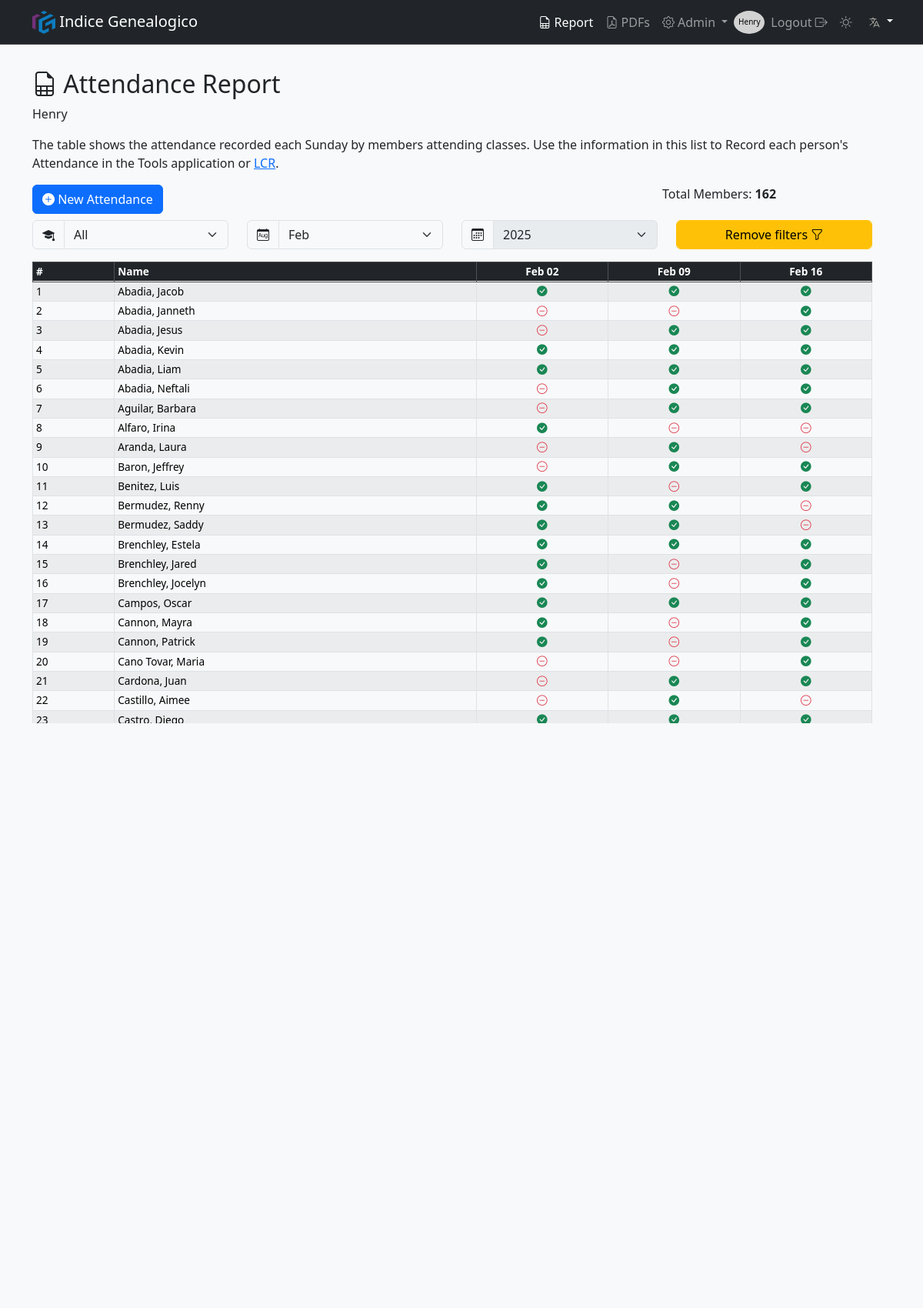
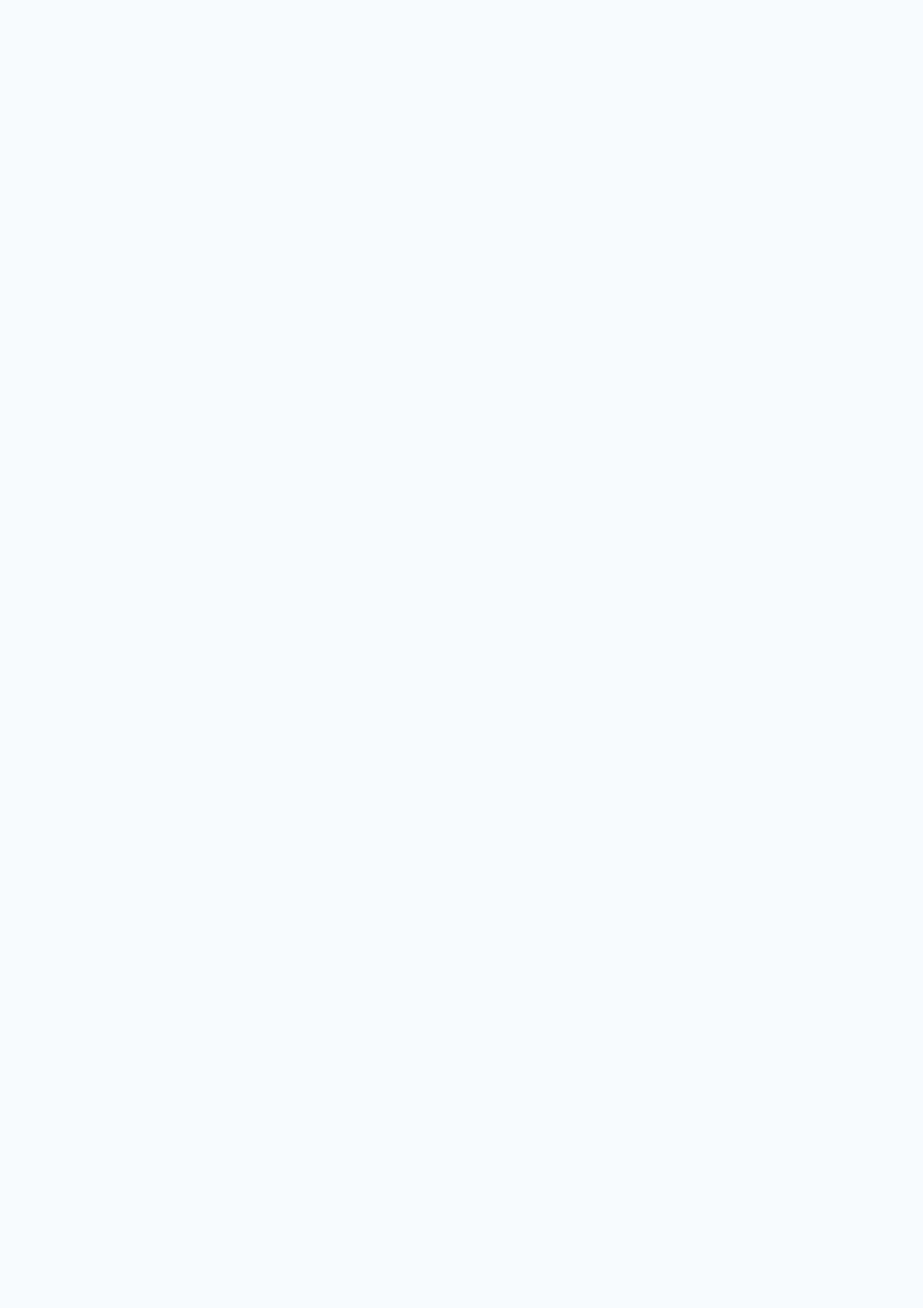
The page /attendance/report (signed in, upper part) on the database its author committed (2 pictures, top to bottom).
### models.py (models this page shows, shortened)
class User(db.Model, UserMixin):
    __tablename__ = 'users'
    id                = db.Column(db.Integer, primary_key=True)
    username          = db.Column(db.String(80), nullable=False, unique=True)
    email             = db.Column(db.String(120), unique=True)
    name              = db.Column(db.String(20), nullable=False)
    lastname          = db.Column(db.String(20), nullable=False)
    password_hash     = db.Column(db.String(128), nullable=False)
    role              = db.Column(db.String(10), nullable=False, default='User')  # Puede ser 'Owner', 'Admin', 'User'
    is_active         = db.Column(db.Boolean, default=True)
    meeting_center_id = db.Column(db.Integer, db.ForeignKey('meeting_center.id'), nullable=False)  # Clave foránea
    organization_id   = db.Column(db.Integer, db.ForeignKey('organization.id'), nullable=False)  # Clave foránea

class Attendance(db.Model):
    __tablename__ = 'attendance'
    id                  = db.Column(db.Integer, primary_key=True)
    student_name        = db.Column(db.String(50), nullable=False)
    class_id            = db.Column(db.Integer, db.ForeignKey('classes.id'), nullable=False)
    class_code          = db.Column(db.String(5), nullable=True)
    sunday_date         = db.Column(db.Date, nullable=False)
    sunday_code         = db.Column(db.String(10), nullable=True)
    submit_date         = db.Column(db.DateTime, default=lambda: datetime.now(Config.MOUNTAIN_TZ), nullable=False)
    meeting_center_id   = db.Column(db.Integer, db.ForeignKey('meeting_center.id'), nullable=False)
    fix_name            = db.Column(db.Boolean, default=False) # Nuevo campo para definir si student_name necesita cambiar
    __table_args__ = (db.UniqueConstraint('student_name', 'sunday_date', 'meeting_center_id', 'class_id', name='unique_attendance'),)

### routes.py (the view, shortened to what this page needs)
@bp.route('/attendance/report')
@login_required
def attendance_report():
    meeting_center_id = get_meeting_center_id()
    if meeting_center_id == 'all':
        meeting_center_id = None  # No aplicar filtro
    current_year = datetime.now().year
    current_month = datetime.now().month
    selected_class = request.args.get('class', default='all')
    class_query = db.session.query(Classes).filter(Classes.is_active == True)
    if meeting_center_id is not None:
        class_query = class_query.filter(Classes.meeting_center_id == meeting_center_id)
    available_classes = class_query.order_by(Classes.class_name).filter(Classes.meeting_center_id == meeting_center_id).all()
    selected_year = request.args.get('year', type=int, default=current_year)
    selected_month = request.args.get('month', default=str(current_month))
    month_filter = []
    if selected_month == "all":
        month_filter = list(range(1, 13))  # Todos los meses
    elif selected_month.startswith("Q"):
        quarter_map = {"Q1": [1, 2, 3], "Q2": [4, 5, 6], "Q3": [7, 8, 9], "Q4": [10, 11, 12]}
        month_filter = quarter_map.get(selected_month, [])
    else:
        month_filter = [int(selected_month)]  # Mes específico
    year_query  = db.session.query(func.extract('year', Attendance.sunday_date)).distinct().order_by(func.extract('year', Attendance.sunday_date))
    month_query = db.session.query(func.extract('month', Attendance.sunday_date)).distinct().order_by(func.extract('month', Attendance.sunday_date))
    if meeting_center_id is not None:
        year_query  = year_query.filter(Attendance.meeting_center_id == meeting_center_id)
        month_query = month_query.filter(Attendance.meeting_center_id == meeting_center_id)
    available_years  = [y[0] for y in year_query.all() if y[0] is not None]
    available_months = [m[0] for m in month_query.all() if m[0] is not None]
    month_names      = [{"num": m, "name": _(datetime(2000, m, 1).strftime('%b'))} for m in available_months]
    query = db.session.query(Attendance.sunday_date).distinct().order_by(Attendance.sunday_date)
    if meeting_center_id is not None:
        query = query.filter(Attendance.meeting_center_id == meeting_center_id)
    query        = query.filter(extract('year', Attendance.sunday_date) == selected_year)
    query        = query.filter(extract('month', Attendance.sunday_date).in_(month_filter))
    sundays      = query.all()
    sunday_dates = [s[0] for s in sundays][-5:]  # Limitar a las últimas 5 semanas
    sunday_dates_formatted = [
        {"date": date, "formatted": format_date(date, format='MMM dd')}
        for date in sunday_dates
    ]
    attendance_query = db.session.query(Attendance).order_by(Attendance.student_name, Attendance.sunday_date)
    if meeting_center_id is not None:
        attendance_query = attendance_query.filter(Attendance.meeting_center_id == meeting_center_id)
    attendance_query = attendance_query.filter(extract('year', Attendance.sunday_date) == selected_year)
    attendance_query = attendance_query.filter(extract('month', Attendance.sunday_date).in_(month_filter))
    attendance_records = attendance_query.all()
    students = {}
    for record in attendance_records:
        if record.student_name not in students:
            students[record.student_name] = {date['date']: False for date in sunday_dates_formatted}
        students[record.student_name][record.sunday_date] = True
    total_miembros = len(students)
    if selected_month == "all" or selected_month not in ["Q1", "Q2", "Q3", "Q4"] + [str(m["num"]) for m in month_names]:
        selected_month = str(current_month)  # Asegurar que el select refleje el mes actual
    quarters_with_data = {
        "Q1": db.session.query(Attendance).filter(
            extract('month', Attendance.sunday_date).in_([1, 2, 3]),
            Attendance.meeting_center_id == meeting_center_id
        ).count() > 0,
        "Q2": db.session.query(Attendance).filter(
            extract('month', Attendance.sunday_date).in_([4, 5, 6]),
            Attendance.meeting_center_id == meeting_center_id
        ).count() > 0,
        "Q3": db.session.query(Attendance).filter(
            extract('month', Attendance.sunday_date).in_([7, 8, 9]),
            Attendance.meeting_center_id == meeting_center_id
        ).count() > 0,
        "Q4": db.session.query(Attendance).filter(
            extract('month', Attendance.sunday_date).in_([10, 11, 12]),
            Attendance.meeting_center_id == meeting_center_id
        ).count() > 0
    }
    return render_template(
        'attendance_report.html',
        students           = students ,
        dates              = sunday_dates_formatted ,
        available_years    = available_years ,
        available_months   = month_names ,
        selected_year      = selected_year ,
        selected_month     = selected_month ,
        total_miembros     = total_miembros ,
        quarters_with_data = quarters_with_data ,     # Pasar los trimestres con datos
        disable_month      = len(available_months)  == 1,
        disable_year       = len(available_years)   == 1,
        available_classes  = available_classes  # Pasar clases disponibles a la plantilla
    )

### templates/attendance_report.html (shortened to what this page needs)
{% extends "layout.html" %}
{% block pageTitle %}<i class="bi bi-file-earmark-spreadsheet"></i> {{ _('Attendance Report') }}{% endblock %}
{% block content %}
<div class="row">
    <div class="">
        <p class="mb-3">
            {{ _("The table shows the attendance recorded each Sunday by members attending classes. Use the information in
            this list to Record each person's Attendance in the Tools application or <a
            href='https://lcr.churchofjesuschrist.org/report/class-and-quorum-attendance/overview?lang=spa'>LCR</a>.") |
            safe }}
        </p>
    </div>
    <div class="d-flex justify-content-between">
        {% if session['role'] == 'Admin' or session['role'] == 'Owner' %}
        <div class="col-md-3 col-lg-3 mb-2">
            <a class="btn btn-primary col-auto" href="{{ url_for('routes.create_attendance') }}"><i class="bi bi-plus-circle-fill"></i> {{ _('New Attendance') }}</a>
        </div>
        {% endif %}
        <div class="col-md-3 col-lg-3"><p>{{ _('Total Members') }}: <b id="total-members">{{ total_miembros }}</b> </p></div>
    </div>
    <div class="col-md-3 mb-3">
        <div class="input-group">
            <span class="input-group-text"><i class="bi bi-mortarboard-fill"></i></span>
            <select id="class-select" class="form-select">
                <option value="all" >{{ _('All') }}</option>
            </select>
        </div>
    </div>
    <div class="col-md-3 mb-3">
        <div class="input-group">
            <span class="input-group-text"><i class="bi bi-calendar-month"></i></span>
            <select id="month-select" class="form-select">
                {% for month in available_months %}
                    <option value="{{ month['num'] }}" {% if selected_month == month['num']|string %}selected{% endif %}>
                        {{ month['name'] }}
                    </option>
                {% endfor %}
            </select>
        </div>
    </div>
    <div class="col-md-3 mb-3">
        <div class="input-group">
            <span class="input-group-text"><i class="bi bi-calendar3"></i></span>
            <select id="year-select" class="form-select" {% if disable_year %}disabled{% endif %}>
                {% for year in available_years %}
                <option value="{{ year }}" {% if year==selected_year %}selected{% endif %}>{{ year }}</option>
                {% endfor %}
            </select>
        </div>
    </div>
    <div class="col-md-3 mb-3">
        <div class="input-group">
            <button id="clear-filters" type="button" class="btn btn-warning form-control">
                {{ _('Remove filters') }} <i class="bi bi-funnel"></i>
            </button>
        </div>
    </div>
    <div id="report-container" class="table-responsive mb-4" style="max-height: 600px; overflow-y: auto;">
        {% include "partials/attendance_table.html" %}
    </div>
</div>
{% endblock %}

### templates/layout.html (shortened to what this page needs)
<!DOCTYPE html>
<html lang="en">
<head>
    {% include 'partials/head.html' %}
</head>
<body class="{{ 'logged-in' if session['user_id'] else '' }}">
    <header>
        {% include 'partials/navbar.html' %}
    </header>
    <main  class="pb-5">
        <div class="container">
            <div class="row">
                <h2>{% block pageTitle %}{% endblock %}</h2>
                <p class="mb-3">{{ session['meeting_center_name'] if request.endpoint != 'routes.admin' and request.endpoint != 'routes./' else ''}}</p>
                {% block content %} {% endblock %}
            </div>
        </div>
    </main>
</body>
</html>

### templates/partials/navbar.html (shortened to what this page needs)
<nav class="navbar navbar-expand-lg bg-dark border-bottom border-body sticky-top z-3" data-bs-theme="dark">
    <div class="container">
        <a class="navbar-brand" href="#">
            <img src="{{ url_for('static', filename='/img/favicon/android-chrome-512x512.png') }}" alt="Logo" width="30" height="30"
                class="d-inline-block align-text-top">
            Indice Genealogico
        </a>
            <div class="collapse navbar-collapse" id="navbarNav">
                <ul class="navbar-nav">
                    {% if session['user_id'] %}
                        {% if session['role'] != 'Operator'%}
                            <li class="nav-item"><a class="nav-link {{ 'active' if request.endpoint == 'routes.attendance_report' else '' }}" href="{{ url_for('routes.attendance_report') }}"><i class="bi bi-file-earmark-spreadsheet"></i> {{ _('Report') }}</a></li>
                            <li class="nav-item"><a class="nav-link {{ 'active' if request.endpoint == 'routes.list_pdfs' else '' }}" href="{{ url_for('routes.list_pdfs') }}"><i class="bi bi-file-earmark-pdf"></i>  PDFs</a></li>
                            {% if session['role'] in ['Owner', 'Admin', 'Super'] %}
                            <li class="nav-item dropdown">
                                <a class="nav-link dropdown-toggle" href="#" id="navbarDropdown" role="button" data-toggle="dropdown" aria-haspopup="true" aria-expanded="false">
                                    <i class="bi bi-gear"></i> {{ 'Admin' }}
                                </a>
                            </li>
                        {% endif %}
                        {% endif %}
                        <div class="circle">
                            <p style="font-size: 10px; display:block; padding-top: 15px;">{{ session['user_name'] }}</p>
                        </div>
                        <li class="nav-item"><a class="nav-link" href="{{ url_for('routes.logout') }}"></i>{{ _('Logout') }}  <i class="bi bi-box-arrow-right"></i></a></i></li>
                    {% else %}
                    {% if request.endpoint != 'routes.login' %}
                        <li class="nav-item"><a class="nav-link" href="{{ url_for('routes.login') }}"><i class="bi bi-box-arrow-in-right"></i> {{ _('Login') }}</a></li>
                    {% endif %}
                    {% endif %}
                    <li class="nav-item"><a class="nav-link"  id="themeSwitcher" href=""></a></li>
                    <div class="dropdown">
                        <button class="btn btn-dark dropdown-toggle" type="button" id="languageDropdown" data-bs-toggle="dropdown" aria-expanded="false">
                            <img class="langSelector"src="{{ url_for('static', filename='img/flags/lang.svg') }}" alt="{{ get_locale() }}" class="flag-icon">
                        </button>
                    </div>
                </ul>
            </div>
        </div>
</nav>

### templates/partials/attendance_table.html (shortened to what this page needs)
<table class="table table-bordered table-striped table-sm table-hover">
    <thead class="table-dark sticky-top" >
        <tr>
            <th scope="col">#</th>
            <th class="text-start">{{ _('Name') }}</th>
            {% for date in dates %}
            <th class="text-center">{{ date['formatted'] }}</th>
            {% endfor %}
        </tr>
    </thead>
    <tbody>
        {% for student, attendance in students.items() %}
        <tr>
            <td scope="row">{{ loop.index }}</td>
            <td>{{ student }}</td>
            {% for date in dates %}
            <td class="text-center">
                {% if attendance[date['date']] %}
                <span class="text-success"><i class="bi bi-check-circle-fill"></i></span>
                {% else %}
                <span class="text-danger"><i class="bi bi-dash-circle"></i></span>
                {% endif %}
            </td>
            {% endfor %}
        </tr>
        {% endfor %}
    </tbody>
</table>

### rows shown on the page
User: user_name "Henry", name "Henry"
Attendance: student_name "Abadia, Jacob"
Attendance: student_name "Abadia, Janneth"
Attendance: student_name "Abadia, Jesus"
Attendance: student_name "Abadia, Kevin"
Attendance: student_name "Abadia, Liam"
Attendance: student_name "Abadia, Neftali"
Attendance: student_name "Aguilar, Barbara"
Attendance: student_name "Alfaro, Irina"
Attendance: student_name "Aranda, Laura"
Attendance: student_name "Baron, Jeffrey"
Attendance: student_name "Benitez, Luis"
Attendance: student_name "Bermudez, Renny"
Attendance: student_name "Bermudez, Saddy"
Attendance: student_name "Brenchley, Estela"
Attendance: student_name "Brenchley, Jared"
Attendance: student_name "Brenchley, Jocelyn"
Attendance: student_name "Campos, Oscar"
Attendance: student_name "Cannon, Mayra"
Attendance: student_name "Cannon, Patrick"
Attendance: student_name "Cano Tovar, Maria"
Attendance: student_name "Cardona, Juan"
Attendance: student_name "Castillo, Aimee"
Attendance: student_name "Castro, Diego"

### other values the page prints
{{ 'Admin' }} "Admin"
{{ total_miembros }} "162"
{{ date['formatted'] }} "Feb 02" "Feb 09" "Feb 16"
form field value "All"
form field value "Feb"
form field value "2025"
